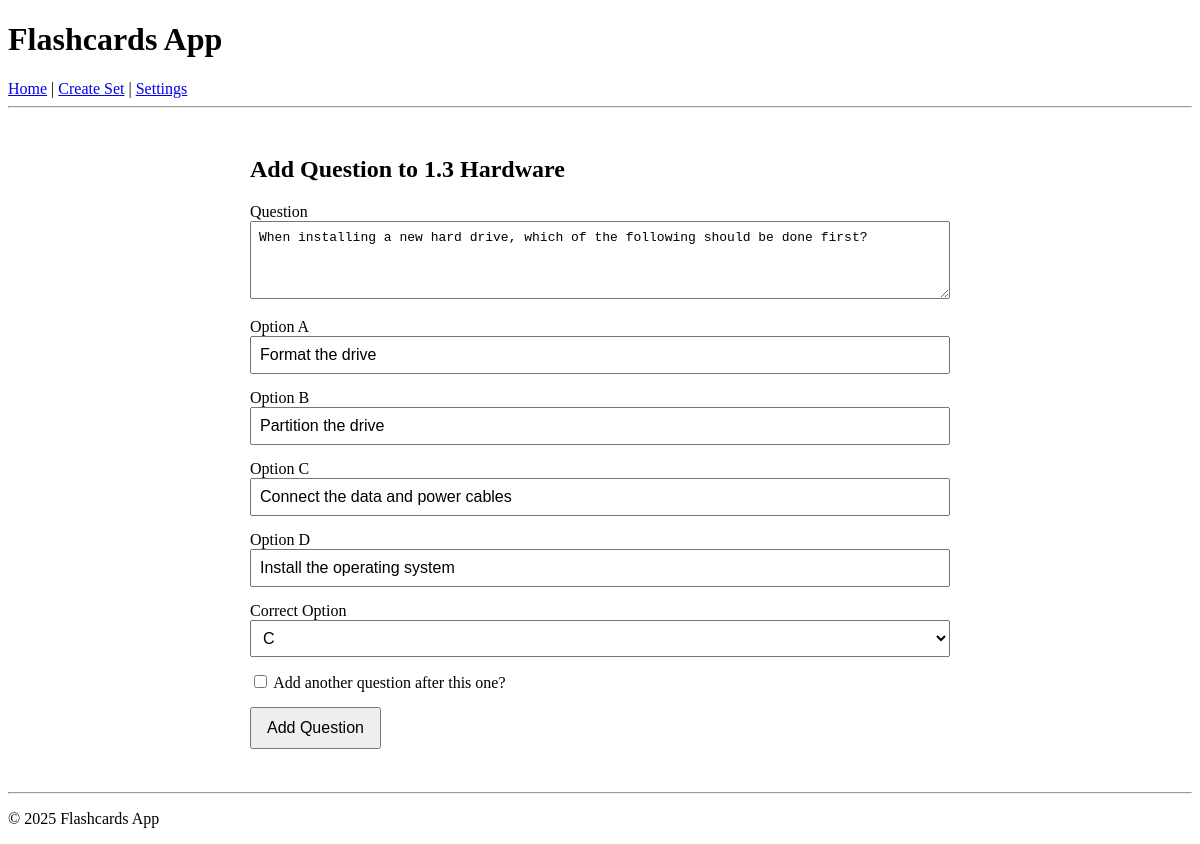
The app's page /question/6/edit with its own data.
### models.py (models this page shows)
class FlashcardSet(db.Model):
    id = db.Column(db.Integer, primary_key=True)
    title = db.Column(db.String(100), nullable=False)
    questions = db.relationship('Question', backref='set', cascade="all, delete-orphan")

class Question(db.Model):
    id = db.Column(db.Integer, primary_key=True)
    set_id = db.Column(db.Integer, db.ForeignKey('flashcard_set.id'), nullable=False)
    question_text = db.Column(db.String(200), nullable=False)
    option_a = db.Column(db.String(100), nullable=False)
    option_b = db.Column(db.String(100), nullable=False)
    option_c = db.Column(db.String(100), nullable=False)
    option_d = db.Column(db.String(100), nullable=False)
    correct_option = db.Column(db.String(1), nullable=False)  # 'A', 'B', 'C', 'D'

### app.py (the view, shortened to what this page needs)
@app.route('/question/<int:question_id>/edit', methods=['GET','POST'])
def edit_question(question_id):
    question = Question.query.get_or_404(question_id)
    form = QuestionForm(obj=question)
    return render_template('add_question.html', form=form, set=question.set, edit=True)

### forms.py
class QuestionForm(FlaskForm):
    question_text = TextAreaField('Question', validators=[DataRequired()])
    option_a = StringField('Option A', validators=[DataRequired()])
    option_b = StringField('Option B', validators=[DataRequired()])
    option_c = StringField('Option C', validators=[DataRequired()])
    option_d = StringField('Option D', validators=[DataRequired()])
    correct_option = SelectField('Correct Option', choices=[('A','A'),('B','B'),('C','C'),('D','D')], validators=[DataRequired()])
    continue_adding = BooleanField('Add another question after this one?')
    submit = SubmitField('Add Question')

### templates/add_question.html (shortened to what this page needs)
{% extends 'base.html' %}
{% block content %}
<h2>Add Question to {{ set.title }}</h2>
<form method="POST" class="question-form">
    <div class="form-group">
        {{ form.question_text.label }}
        {{ form.question_text(rows=4, class="form-control") }}
    </div>
    <div class="form-group">
        {{ form.option_a.label }}
        {{ form.option_a(class="form-control") }}
    </div>
    <div class="form-group">
        {{ form.option_b.label }}
        {{ form.option_b(class="form-control") }}
    </div>
    <div class="form-group">
        {{ form.option_c.label }}
        {{ form.option_c(class="form-control") }}
    </div>
    <div class="form-group">
        {{ form.option_d.label }}
        {{ form.option_d(class="form-control") }}
    </div>
    <div class="form-group">
        {{ form.correct_option.label }}
        {{ form.correct_option(class="form-control") }}
    </div>
    <div class="form-group">
        {{ form.continue_adding() }}
        {{ form.continue_adding.label }}
    </div>
    <div class="form-group">
        {{ form.submit(class="btn btn-primary") }}
    </div>
</form>
{% endblock %}

### static/style.css (style rules this page uses)
h2 { margin-bottom: 20px; }
.form-group { margin-bottom: 15px; }
input[type="text"], textarea, select { width: 100%; padding: 8px; font-size: 1em; box-sizing: border-box; }
button, input[type="submit"] { padding: 10px 15px; font-size: 1em; cursor: pointer; }

### records on screen
FlashcardSet: title "1.3 Hardware"
Question: question_text "When installing a new hard drive, which of the following should be done first?", option_a "Format the drive", option_b "Partition the drive", option_c "Connect the data and power cables", option_d "Install the operating system", correct_option "C"
